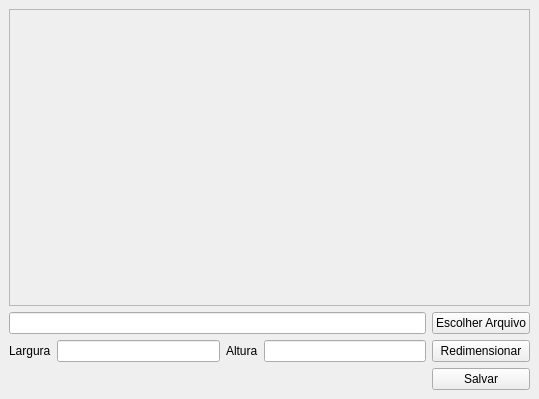
<?xml version="1.0" encoding="UTF-8"?>
<ui version="4.0">
 <class>MainWindow</class>
 <widget class="QMainWindow" name="MainWindow">
  <property name="geometry">
   <rect>
    <x>0</x>
    <y>0</y>
    <width>539</width>
    <height>399</height>
   </rect>
  </property>
  <property name="windowTitle">
   <string>Redimensionar imagem</string>
  </property>
  <widget class="QWidget" name="centralwidget">
   <layout class="QGridLayout" name="gridLayout">
    <item row="2" column="2">
     <widget class="QLabel" name="label_2">
      <property name="text">
       <string>Altura</string>
      </property>
     </widget>
    </item>
    <item row="2" column="4">
     <widget class="QPushButton" name="btnRedimensionar">
      <property name="text">
       <string>Redimensionar</string>
      </property>
     </widget>
    </item>
    <item row="2" column="1">
     <widget class="QLineEdit" name="inputLargura"/>
    </item>
    <item row="2" column="0">
     <widget class="QLabel" name="label">
      <property name="text">
       <string>Largura</string>
      </property>
     </widget>
    </item>
    <item row="2" column="3">
     <widget class="QLineEdit" name="inputAltura"/>
    </item>
    <item row="3" column="4">
     <widget class="QPushButton" name="btnSalvar">
      <property name="text">
       <string>Salvar</string>
      </property>
     </widget>
    </item>
    <item row="0" column="0" colspan="5">
     <widget class="QScrollArea" name="scrollArea">
      <property name="widgetResizable">
       <bool>true</bool>
      </property>
      <widget class="QWidget" name="scrollAreaWidgetContents">
       <property name="geometry">
        <rect>
         <x>0</x>
         <y>0</y>
         <width>519</width>
         <height>292</height>
        </rect>
       </property>
       <layout class="QGridLayout" name="gridLayout_2">
        <item row="0" column="0">
         <widget class="QLabel" name="labelImg">
          <property name="text">
           <string/>
          </property>
         </widget>
        </item>
       </layout>
      </widget>
     </widget>
    </item>
    <item row="1" column="4">
     <widget class="QPushButton" name="btnEscolherArquivo">
      <property name="text">
       <string>Escolher Arquivo</string>
      </property>
     </widget>
    </item>
    <item row="1" column="0" colspan="4">
     <widget class="QLineEdit" name="inputAbrirArquivo"/>
    </item>
   </layout>
  </widget>
 </widget>
 <resources/>
 <connections/>
</ui>
